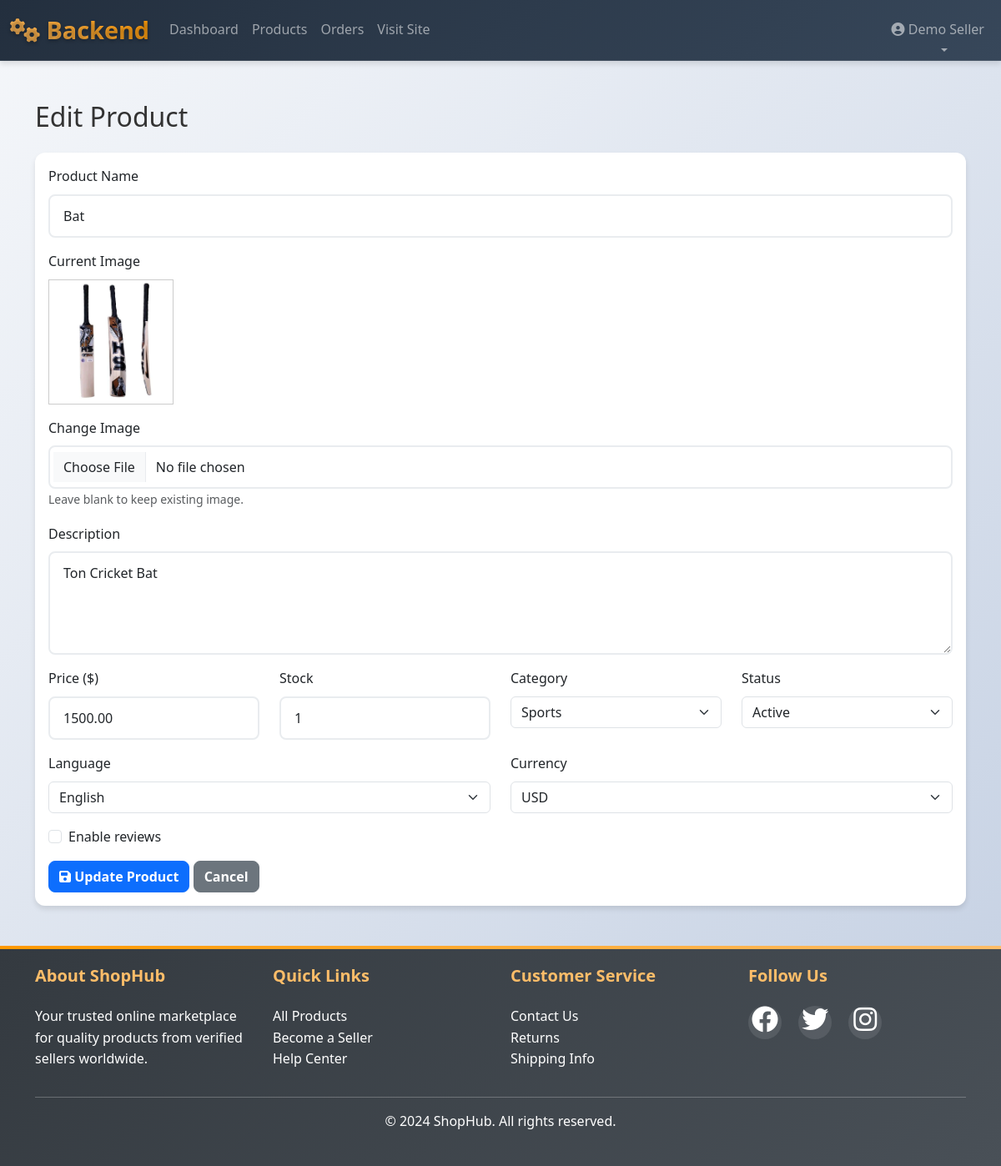
The app's page /edit-product.php?id=27 (signed in), older data.
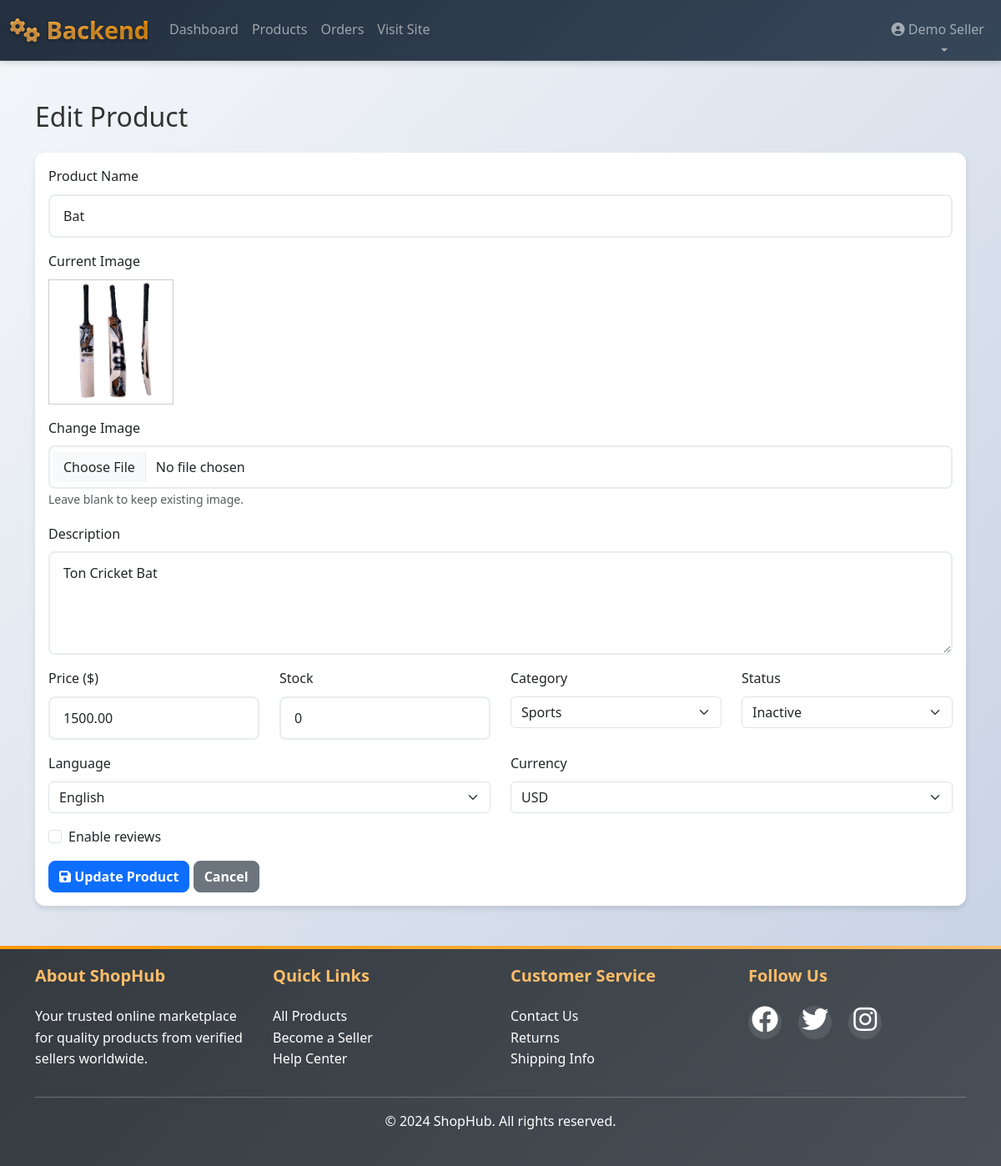
The same page, newer data.
### tables this page shows
CREATE TABLE `products` (
  `id` int(11) NOT NULL,
  `seller_id` int(11) NOT NULL,
  `name` varchar(255) NOT NULL,
  `description` text DEFAULT NULL,
  `price` decimal(10,2) NOT NULL,
  `stock` int(11) DEFAULT 0,
  `category` varchar(100) DEFAULT NULL,
  `image` varchar(255) DEFAULT NULL,
  `status` enum('active','inactive') DEFAULT 'active',
  `created_at` timestamp NOT NULL DEFAULT current_timestamp(),
  `language` varchar(10) DEFAULT 'en',
  `currency` varchar(3) DEFAULT 'USD'
);

### edit-product.php (the view, shortened to what the changed rows need)
<?php
require_once '../config/database.php';
$seller_id = $_SESSION['user_id'];
$product_id = $_GET['id'] ?? 0;
$stmt = $pdo->prepare("SELECT * FROM products WHERE id = ? AND seller_id = ?");
$stmt->execute([$product_id, $seller_id]);
$product = $stmt->fetch();
?>
<!DOCTYPE html>
<html lang="en">
<head>
    <link href="https://cdn.jsdelivr.net/npm/bootstrap@5.3.0/dist/css/bootstrap.min.css" rel="stylesheet">
    <link rel="stylesheet" href="https://cdnjs.cloudflare.com/ajax/libs/font-awesome/6.4.0/css/all.min.css">
    <link rel="stylesheet" href="../assets/css/style.css">
</head>
<body>
    <div class="container my-5">
        <h2 class="mb-4">Edit Product</h2>
        <div class="card">
            <div class="card-body">
                <form method="POST" enctype="multipart/form-data">
                    <div class="mb-3">
                        <label class="form-label">Product Name</label>
                        <input type="text" name="name" class="form-control"
                            value="<?= htmlspecialchars($product['name']) ?>" required>
                    </div>
                    <div class="mb-3">
                        <label class="form-label">Current Image</label><br>
                        <?php if (!empty($product['image'])): ?>
                            <img src="../<?= htmlspecialchars($product['image']) ?>" alt="Product image"
                                style="max-width:150px; border:1px solid #ccc;">
                        <?php else: ?>
                            <span class="text-muted">No image uploaded</span>
                        <?php endif; ?>
                    </div>
                    <div class="mb-3">
                        <label class="form-label">Description</label>
                        <textarea name="description" class="form-control" rows="4"
                            required><?= htmlspecialchars($product['description']) ?></textarea>
                    </div>
                    <div class="row">
                        <div class="col-md-3 mb-3">
                            <label class="form-label">Price ($)</label>
                            <input type="number" name="price" class="form-control" step="0.01" min="0"
                                value="<?= $product['price'] ?>" required>
                        </div>
                        <div class="col-md-3 mb-3">
                            <label class="form-label">Stock</label>
                            <input type="number" name="stock" class="form-control" min="0"
                                value="<?= $product['stock'] ?>" required>
                        </div>
                        <div class="col-md-3 mb-3">
                            <label class="form-label">Category</label>
                            <select name="category" class="form-select" required>
                                <option value="Sports" <?= $product['category'] == 'Sports' ? 'selected' : '' ?>>Sports
                                </option>
                            </select>
                        </div>
                        <div class="col-md-3 mb-3">
                            <label class="form-label">Status</label>
                            <select name="status" class="form-select" required>
                                <option value="active" <?= $product['status'] == 'active' ? 'selected' : '' ?>>Active
                                </option>
                                <option value="inactive" <?= $product['status'] == 'inactive' ? 'selected' : '' ?>>Inactive
                                </option>
                            </select>
                        </div>
                    </div>
                    <div class="row">
                        <div class="col-md-6 mb-3">
                            <label class="form-label">Language</label>
                            <select name="language" class="form-select" required>
                                <option value="en" <?= ($product['language'] ?? 'en') == 'en' ? 'selected' : '' ?>>English
                                </option>
                            </select>
                        </div>
                        <div class="col-md-6 mb-3">
                            <label class="form-label">Currency</label>
                            <select name="currency" class="form-select" required>
                                <option value="USD" <?= ($product['currency'] ?? 'USD') == 'USD' ? 'selected' : '' ?>>USD
                                </option>
                            </select>
                        </div>
                    </div>
                </form>
            </div>
        </div>
    </div>
</body>
</html>

Row changes from the older to the newer data that the page shows:
changed products "Bat": stock "1" → "0"; status "Active" → "Inactive"
